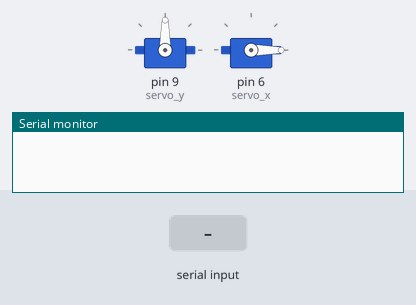
This sketch was run on a simulated Arduino Uno, built with avr-gcc and run on an emulated ATmega328P. Shown: 2 × servo, the last lines printed to the serial monitor. The inputs (shaded band) are chosen by the test bench.

Above: at 3.9 s.
4.0 s: "1" received over Serial
At 5.5 s:
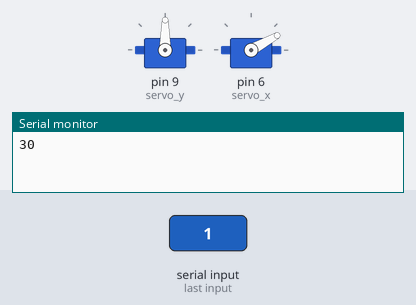
5.9 s: "0" received over Serial
At 7.7 s:
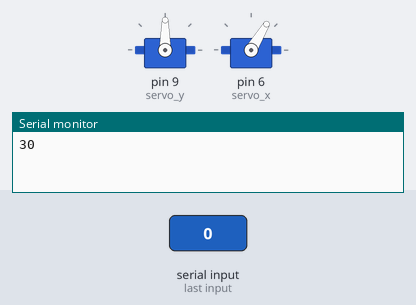
8.8 s: "2" received over Serial
At 11.1 s:
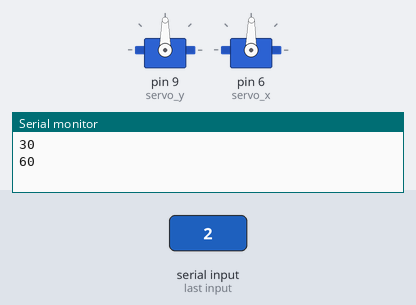
Timing chart, 0 to 12.6 s (numbered marks = the images above; inputs shaded):
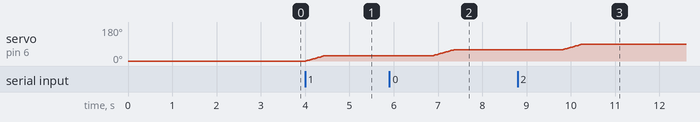

Measured:
- after the input at 4.0 s, servo on pin 6 (servo_x): moves from 0° to 29° over 0.42 s, starting at once
- after the input at 5.9 s, servo on pin 6 (servo_x): moves from 29° to 59° over 0.45 s, starting after 1.0 s
- after the input at 8.8 s, servo on pin 6 (servo_x): moves from 59° to 89° over 0.45 s, starting after 1.0 s

The sketch:

phone.ino
```cpp
#include <Servo.h>

// DEFINE INITIAL VARIABLES
Servo servo_y;
Servo servo_x;
int pos_x = 0;
int pos_y = 90;

// MOVE THE X SERVO TO THE SPECIFIED POSITION
void move(int pos_x,int Pos_x){
  for (pos_x; pos_x < Pos_x; pos_x += 1) {
      servo_x.write(pos_x);
      delay(15);
    }
    delay(1000);
  Serial.println(pos_x);

  // WAIT FOR INPUT FROM COMPUTER
  while(!Serial.available()){
    ;
  }
  // READ INPUT FROM COMPUTER
  Serial.read();
  delay(1000);
}

void setup() {
  // INITIALISE PINS ATTACHED TO SERVOS
  servo_y.attach(9);
  servo_x.attach(6);

  // SET POSITION OF SERVO X TO 0 DEGREE
  servo_x.write(0);

  // INITIALISE SERIAL COMMUNICATION AT BAUD RATE 9600
  Serial.begin(9600);
  delay(3000);

  // WAIT FOR INPUT FROM COMPUTER
  while(!Serial.available()){
    ;
  }
  // READ INPUT FROM COMPUTER
  Serial.read();
}

void loop() {
  // AMOUNT OF ANGLE TO INCREASE IN ONE ITERATION
  int inc = 30;
  while(true){
    if(pos_x>=90){
      for (pos_x; pos_x > 0; pos_x -= 1) {
        servo_x.write(pos_x);
        delay(15);
      }
    delay(1000);
    }

    // MOVE SERVO BY SPECIFIED DEGREES
    move(pos_x,pos_x+inc);
    pos_x+=inc;

  }
}
```
